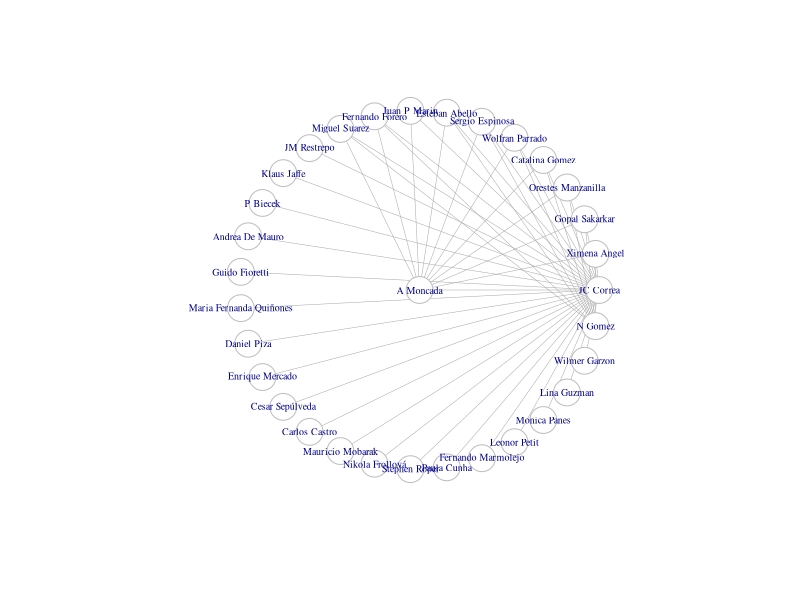

The R script that drew this image:
library(readr)
Internos <- read_csv("Internos.csv")
library(igraph)
int <- as.matrix(Internos)
net1 <- graph_from_edgelist(int, directed = FALSE)
summary(net1)
plot(net1, 
     displaylabels = TRUE, 
     edge.width=0.5,
     vertex.label.cex=0.6,
     vertex.shape = "circle",
     vertex.color = "white",
     vertex.frame.color = "gray",
     vertex.label.font=1, 
     layout =   layout_as_star)

